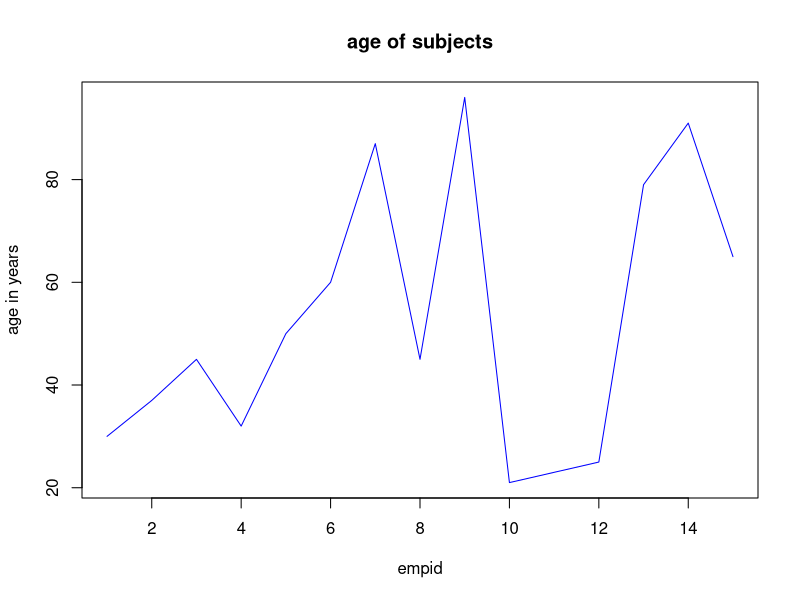
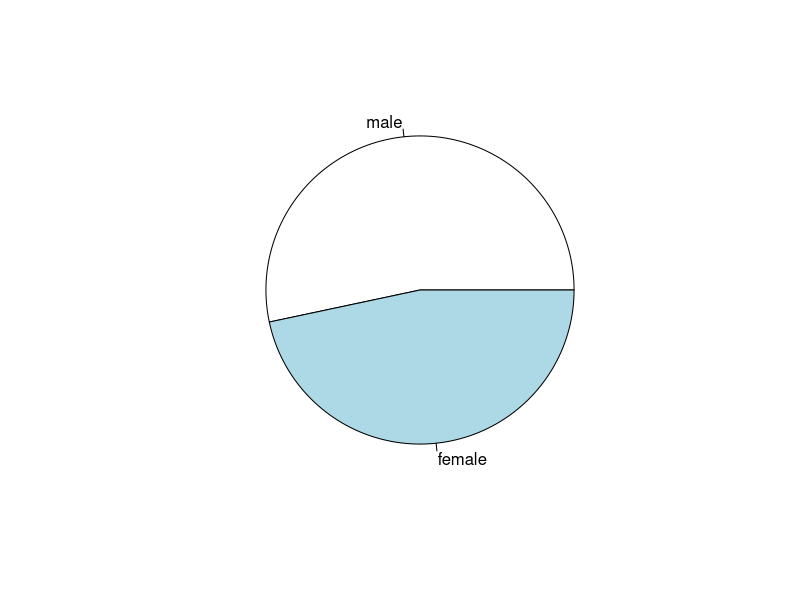
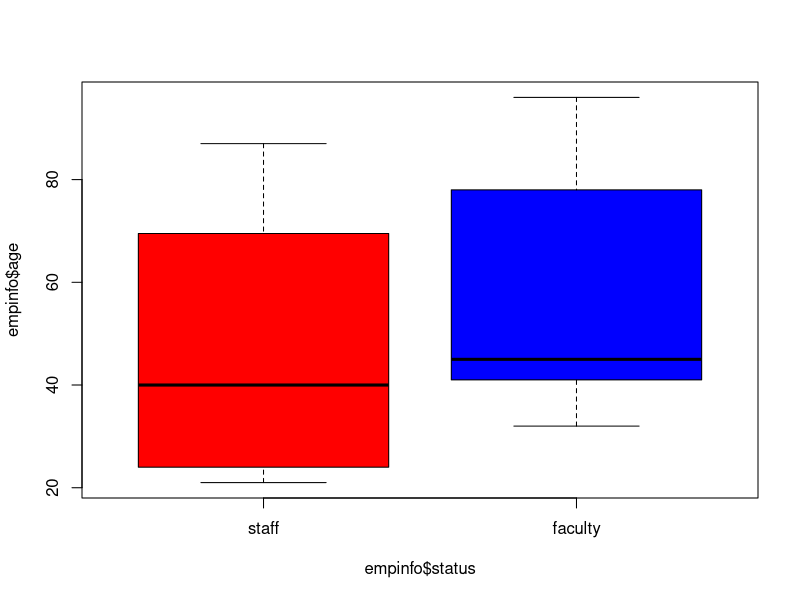
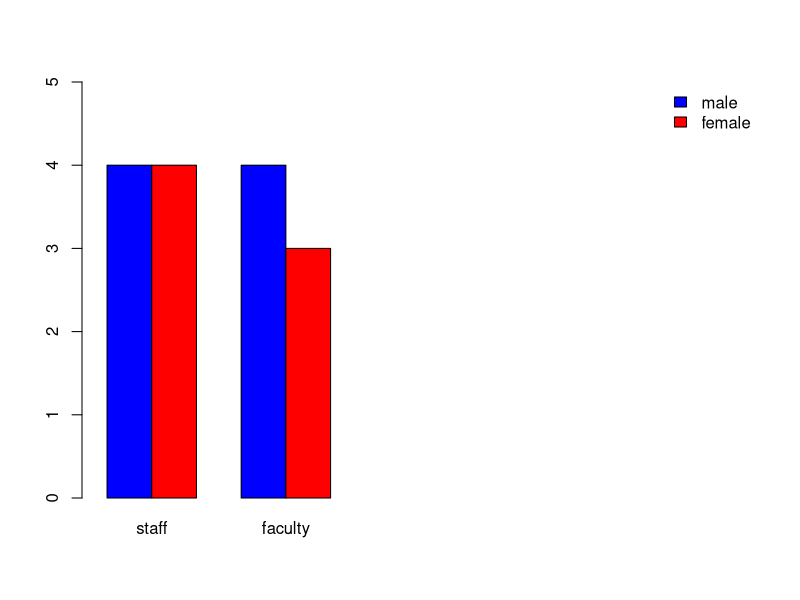

Write the R code that produced these figures, in order.
empid=c(1,2,3,4,5,6,7,8,9,10,11,12,13,14,15)
age=c(30,37,45,32,50,60,87,45,96,21,23,25,79,91,65)
sex=c(0,1,0,1,1,1,0,0,1,0,0,1,1,0,0)
status=c(1,2,2,2,1,1,1,2,2,1,1,1,1,2,2)
empinfo=data.frame(empid,age,sex,status)
empinfo
empinfo$sex=factor(empinfo$sex,labels=c("male","female"))
empinfo$status=factor(empinfo$status,labels=c("staff","faculty"))
summary(empinfo)
summary(empinfo$age)
plot(empinfo$age,type="l",main="age of subjects",xlab="empid",ylab="age in years",col="blue")
table4<-table(empinfo$sex)
pie(table4)
boxplot(empinfo$age~empinfo$status,col=c("red","blue"))
table5=table(empinfo$sex,empinfo$status)
barplot(table5,beside=T,col=c('blue','red'),xlim=c(1,15),ylim=c(0,5))
legend("topright",legend=rownames(table5),fill=c('blue','red'),bty="n")